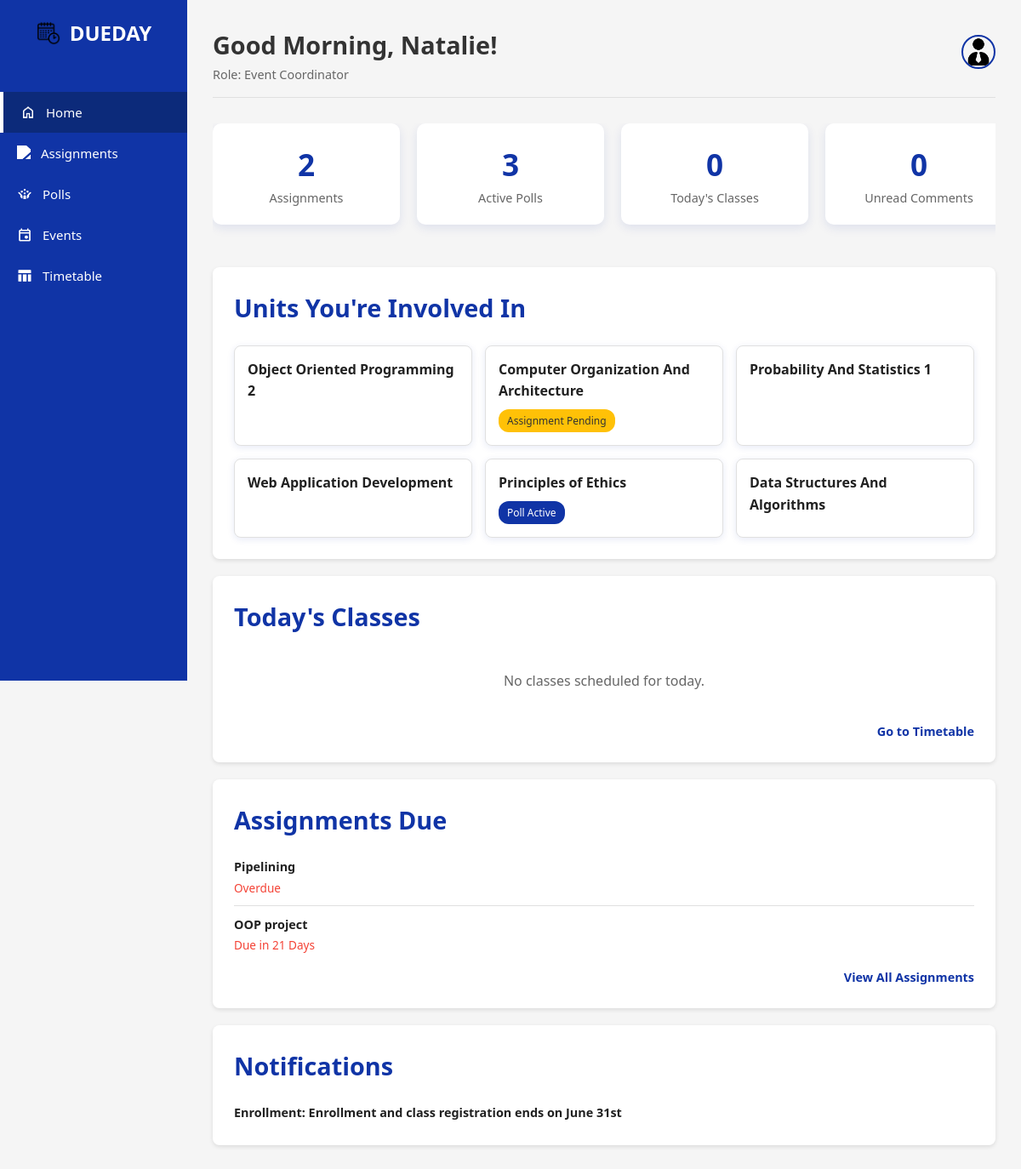
/home.php (signed in), run on the app's committed database.
### tables this page shows
CREATE TABLE `classes` (
  `Class_ID` int(11) NOT NULL,
  `Class_Name` varchar(100) NOT NULL
);

CREATE TABLE `assignments` (
  `Assignment_ID` int(11) NOT NULL,
  `Assignment_Creator_ID` int(11) NOT NULL,
  `Class_ID` int(11) DEFAULT NULL,
  `Assignment_Title` varchar(100) NOT NULL,
  `Assignment_Description` text DEFAULT NULL,
  `Assignment_DueDate` datetime NOT NULL,
  `Assignment_Marks` int(11) DEFAULT NULL,
  `Assignment_Instructions` text DEFAULT NULL
);

CREATE TABLE `notifications` (
  `Notification_ID` int(11) NOT NULL,
  `Notification_Content` text NOT NULL,
  `Notification_Date` datetime NOT NULL
);

### home.php (the view, shortened to what this page needs)
<?php
require_once 'templates/header.php';
?>
<?php
$todays_day_of_week = date('w') + 1;
$assignment_count = $conn->query("SELECT COUNT(*) as count FROM Assignments WHERE Assignment_DueDate >= NOW()")->fetch_assoc()['count'];
$poll_count = $conn->query("SELECT COUNT(*) as count FROM Polls WHERE Expires_At >= NOW()")->fetch_assoc()['count'];
$stmt_class_count = $conn->prepare("SELECT COUNT(DISTINCT uc.Class_ID) as count FROM user_classes uc JOIN class_schedule cs ON uc.Class_ID = cs.Class_ID WHERE uc.User_ID = ? AND cs.Day_Of_Week = ?");
$stmt_class_count->bind_param("ii", $user_id, $todays_day_of_week);
$stmt_class_count->execute();
$class_count = $stmt_class_count->get_result()->fetch_assoc()['count'];
$unread_comments = 0;
$units_with_status_sql = "SELECT c.Class_ID, c.Class_Name, (SELECT COUNT(*) FROM Assignments a WHERE a.Class_ID = c.Class_ID AND a.Assignment_DueDate >= NOW()) as pending_assignments, (SELECT COUNT(*) FROM Polls p WHERE p.Class_ID = c.Class_ID AND p.Expires_At >= NOW()) as active_polls FROM Classes c JOIN User_Classes uc ON c.Class_ID = uc.Class_ID WHERE uc.User_ID = ?";
$stmt_units = $conn->prepare($units_with_status_sql);
$stmt_units->bind_param("i", $user_id);
$stmt_units->execute();
$user_units = $stmt_units->get_result()->fetch_all(MYSQLI_ASSOC);
$todays_classes_sql = "SELECT cs.Start_Time, cs.End_Time, c.Class_Name, v.Venue_Name
                       FROM Class_Schedule cs
                       JOIN Classes c ON cs.Class_ID = c.Class_ID
                       JOIN Venues v ON cs.Venue_ID = v.Venue_ID
                       JOIN User_Classes uc ON c.Class_ID = uc.Class_ID
                       WHERE uc.User_ID = ? AND cs.Day_Of_Week = ?
                       ORDER BY cs.Start_Time ASC";
$stmt_today = $conn->prepare($todays_classes_sql);
$stmt_today->bind_param("ii", $user_id, $todays_day_of_week);
$stmt_today->execute();
$todays_classes = $stmt_today->get_result()->fetch_all(MYSQLI_ASSOC);
function format_due_date(string $due_date_str): string {
    $due = new DateTime($due_date_str); $now = new DateTime(); $diff = $now->diff($due);
    if ($due < $now) return 'Overdue';
    $days = $diff->days;
    return "Due in {$days} Days";
}
$assignments_due = $conn->query("SELECT Assignment_Title, Assignment_DueDate FROM Assignments WHERE Assignment_DueDate >= NOW() ORDER BY Assignment_DueDate ASC LIMIT 3")->fetch_all(MYSQLI_ASSOC);
$stmt_notifications = $conn->prepare("SELECT Notification_Content FROM Notifications n JOIN Notification_User nu ON n.Notification_ID = nu.Notification_ID WHERE nu.User_ID = ? ORDER BY n.Notification_Date DESC LIMIT 3");
$stmt_notifications->bind_param("i", $user_id);
$stmt_notifications->execute();
$notifications = $stmt_notifications->get_result()->fetch_all(MYSQLI_ASSOC);
?>
<div class="dashboard-overview">
    <div class="stat-card"> <div class="stat-value"><?php echo $assignment_count; ?></div> <div class="stat-label">Assignments</div> </div>
    <div class="stat-card"> <div class="stat-value"><?php echo $poll_count; ?></div> <div class="stat-label">Active Polls</div> </div>
    <div class="stat-card"> <div class="stat-value"><?php echo $class_count; ?></div> <div class="stat-label">Today's Classes</div> </div>
    <div class="stat-card"> <div class="stat-value"><?php echo $unread_comments; ?></div> <div class="stat-label">Unread Comments</div> </div>
</div>
<div class="widgets-container">
    <div class="card widget-card">
        <h2 class="section-title">Units You're Involved In</h2>
        <div class="units-grid">
            <?php if(empty($user_units)): ?><p>You are not enrolled in any units.</p><?php else: ?>
                <?php foreach($user_units as $unit): ?>
                    <div class="unit-card">
                        <div class="unit-name"><?php echo htmlspecialchars($unit['Class_Name']); ?></div>
                        <?php if($unit['pending_assignments'] > 0): ?><span class="unit-status unit-status--assignment">Assignment Pending</span>
                        <?php elseif($unit['active_polls'] > 0): ?><span class="unit-status unit-status--poll">Poll Active</span><?php endif; ?>
                    </div>
                <?php endforeach; ?>
            <?php endif; ?>
        </div>
    </div>
    <div class="card list-widget">
        <h2 class="section-title">Today's Classes</h2>
        <?php if(empty($todays_classes)): ?><p class="widget-empty-msg">No classes scheduled for today.</p><?php endif; ?>
        <a href="timetable.php" class="list-widget-link">Go to Timetable</a>
    </div>
    <div class="card list-widget">
        <h2 class="section-title">Assignments Due</h2>
        <?php if(empty($assignments_due)): ?><p class="widget-empty-msg">No upcoming assignments.</p><?php else: ?>
            <ul class="widget-list">
                <?php foreach($assignments_due as $assignment): ?>
                <li class="widget-list-item">
                    <div class="item-content">
                        <span class="item-title"><?php echo htmlspecialchars($assignment['Assignment_Title']); ?></span>
                        <span class="item-meta status-due"><?php echo format_due_date($assignment['Assignment_DueDate']); ?></span>
                    </div>
                </li>
                <?php endforeach; ?>
            </ul>
        <?php endif; ?>
        <a href="assignment.php" class="list-widget-link">View All Assignments</a>
    </div>
    <div class="card list-widget">
        <h2 class="section-title">Notifications</h2>
        <?php if(empty($notifications)): ?><p class="widget-empty-msg">No new notifications.</p><?php else: ?>
            <ul class="widget-list">
                <?php foreach($notifications as $notification): ?>
                <li class="widget-list-item">
                    <div class="item-content">
                        <span class="item-title"><?php echo htmlspecialchars($notification['Notification_Content']); ?></span>
                    </div>
                </li>
                <?php endforeach; ?>
            </ul>
        <?php endif; ?>
    </div>
</div>
<?php
require_once 'templates/footer.php';
?>

### assets/css/style.css (style rules this page uses)
:root { --egyptian-blue: #1034A6; --egyptian-blue-light: #2a4cb3; --egyptian-blue-dark: #0c2a7a; --light-gray: #f5f5f5; --medium-gray: #e0e0e0; --dark-gray: #333333; --white: #ffffff; --success: #4CAF50; --warning: #FFC107; --danger: #F44336; --navy-shadow: rgba(16, 52, 166, 0.1); --text-primary: #212121; --text-secondary: #666666; }
* { margin: 0; padding: 0; box-sizing: border-box; font-family: 'Segoe UI', Tahoma, Geneva, Verdana, sans-serif; }
body { background-color: var(--light-gray); color: var(--text-primary); line-height: 1.6; }
.section-title { color: var(--egyptian-blue); margin-bottom: 20px; font-size: 1.8rem; }
.card { background-color: white; border-radius: 8px; padding: 20px; margin-bottom: 20px; box-shadow: 0 2px 5px rgba(0,0,0,0.1); border-left: 4px solid var(--egyptian-blue); }
.dashboard-overview { display: grid; grid-template-columns: repeat(auto-fit, minmax(200px, 1fr)); gap: 20px; margin-bottom: 30px; }
.stat-card { background: var(--white); border: none; border-radius: 10px; padding: 20px; box-shadow: 0 4px 12px var(--navy-shadow); text-align: center; transition: all 0.3s ease; }
.stat-value { font-size: 2.2rem; font-weight: 700; color: var(--egyptian-blue); }
.stat-label { color: var(--text-secondary); font-size: 0.9rem; }
.units-grid { display: grid; grid-template-columns: repeat(auto-fill, minmax(250px, 1fr)); gap: 15px; }
.unit-card { padding: 15px; border-radius: 5px; background-color: var(--light-gray); }
.dashboard-overview { display: flex; overflow-x: auto; gap: 20px; padding-bottom: 20px; margin-bottom: 30px; }
.stat-card { flex: 0 0 220px; background: var(--white); border: none; border-radius: 10px; padding: 20px; box-shadow: 0 4px 12px var(--navy-shadow); text-align: center; transition: all 0.3s ease; }
.widget-card, .list-widget { border-left: none; padding: 25px; }
.list-widget ul { list-style: none; padding-left: 0; }
.list-widget li { padding: 10px 0; border-bottom: 1px solid var(--medium-gray); font-size: 0.9rem; }
.list-widget li:first-child { padding-top: 0; }
.list-widget li:last-child { border-bottom: none; padding-bottom: 0; }
.list-widget-link { display: block; text-align: right; margin-top: 15px; font-weight: 600; color: var(--egyptian-blue); text-decoration: none; font-size: 0.9rem; }
.unit-card { background-color: var(--white); padding: 15px; border-radius: 8px; box-shadow: 0 2px 8px var(--navy-shadow); border: 1px solid var(--medium-gray); }
.unit-name { font-weight: 600; margin-bottom: 8px; }
.unit-status { font-size: 0.75rem; padding: 4px 10px; border-radius: 12px; color: white; font-weight: 500; display: inline-block; }
.unit-status--assignment { background-color: var(--warning); color: var(--dark-gray); }
.unit-status--poll { background-color: var(--egyptian-blue); }
.list-widget .widget-list { list-style: none; padding: 0; margin: 0; }
.widget-list-item { display: flex; justify-content: space-between; align-items: center; padding: 15px 5px; border-bottom: 1px solid var(--light-gray); transition: background-color 0.2s ease; }
.widget-list-item:last-child { border-bottom: none; }
.item-content { display: flex; flex-direction: column; }
.item-title { font-weight: 600; color: var(--text-primary); margin-bottom: 2px; }
.item-meta { font-size: 0.85rem; color: var(--text-secondary); }
.status-due { font-weight: 500; color: var(--danger); }
.widget-empty-msg { color: var(--text-secondary); padding: 20px 0; text-align: center; }

### data on the page
classes: Class_Name "Object Oriented Programming 2"
classes: Class_Name "Computer Organization And Architecture", shows "Assignment Pending"
classes: Class_Name "Probability And Statistics 1"
classes: Class_Name "Web Application Development"
classes: Class_Name "Principles of Ethics", shows "Poll Active"
classes: Class_Name "Data Structures And Algorithms"
assignments: Assignment_Title "Pipelining", Assignment_DueDate "Overdue"
assignments: Assignment_Title "OOP project", Assignment_DueDate "Due in 21 Days"
notifications: Notification_Content "Enrollment: Enrollment and class registration ends on June 31st"

### other printed values
$time_based_greeting "Good Morning,"
$user_fname "Natalie"
$user_role "Event Coordinator"
$assignment_count "2"
$poll_count "3"
$class_count "0"
$unread_comments "0"
